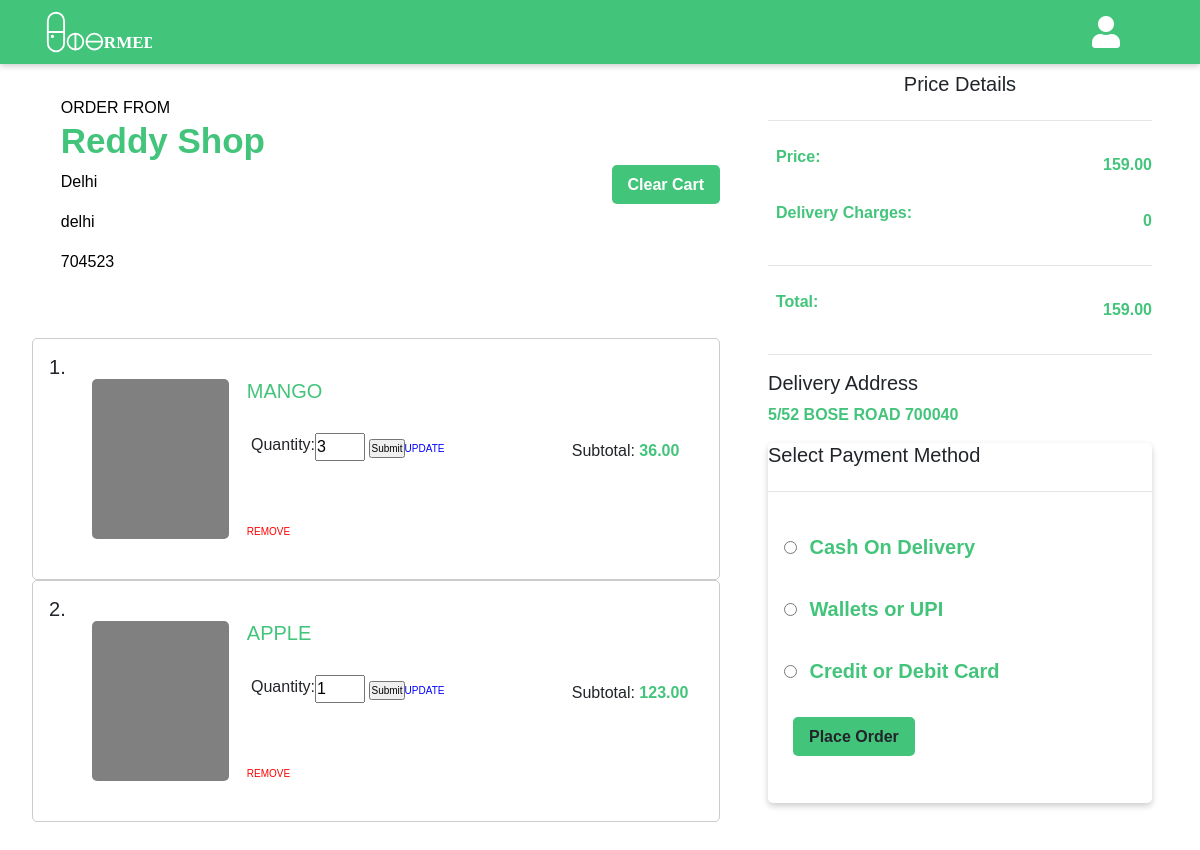
The app's page /main/3/cart with its own data.
### doormed/models.py (models this page shows, shortened)
class Register_seller(db.Model, UserMixin):
    id = db.Column(db.Integer, primary_key=True)
    name = db.Column(db.String(80), unique=True, nullable=False)
    email = db.Column(db.String(120), unique=True, nullable=False)
    password = db.Column(db.String(120),  nullable=False)
    number = db.Column(db.String(120), unique=True, nullable=False)
    address = db.Column(db.String(120),  nullable=False)
    city = db.Column(db.String(120),  nullable=False)
    state = db.Column(db.String(120),  nullable=False)
    pincode = db.Column(db.String(120),  nullable=False)
    shop_name = db.Column(db.String(120),  nullable=False)
    bio = db.Column(db.String(120),default= 'Best Shop')
    image = db.Column(db.String(120), nullable = False)
    products = db.relationship('Products', backref='shop', lazy=True, cascade="all,delete")

class Products(db.Model):
    id = db.Column(db.Integer, primary_key=True)
    name = db.Column(db.String(80), unique=False, nullable=False)
    catagory = db.Column(db.String(80), unique=False, nullable=False)
    price = db.Column(db.Numeric(10,2), nullable = False)
    mfg = db.Column(db.String(60), nullable=True)
    description = db.Column(db.Text, nullable=True)
    shop_id = db.Column(db.Integer, db.ForeignKey('register_seller.id'),nullable=False)
    pic = db.Column(db.String, nullable=False)
    cartitems = db.relationship('CartItem', backref='Product')

class CartItem(db.Model):
    id = db.Column(db.Integer,primary_key=True)
    quantity = db.Column(db.Integer, nullable = False, default = 1)
    product_id = db.Column(db.Integer, db.ForeignKey('products.id'))
    customer_id = db.Column(db.Integer, db.ForeignKey('register_user.id'))

class Register_user(db.Model, UserMixin):
    id = db.Column(db.Integer, primary_key=True)
    name = db.Column(db.String(80), unique=False, nullable=False)
    email = db.Column(db.String(120), unique=True, nullable=False)
    address = db.Column(db.String(120),  nullable=False)
    city = db.Column(db.String(80), unique=False, nullable=False)
    pincode = db.Column(db.String(10), unique=False, nullable=False)
    number = db.Column(db.String(80), unique=True, nullable=False)
    password = db.Column(db.String(120), unique=False, nullable=False)
    cartitems1 = db.relationship('CartItem', backref='Customer')

### doormed/cart/routes.py (the view)
@app.route('/main/<int:id>/cart')
def cart(id):
    items = []
    cart1 = []
    user = Register_user.query.filter_by(id=id).first()
    carts = CartItem.query.filter_by(customer_id=id).all()
    if carts:
        for cart in carts:
            item = Products.query.filter_by(id=cart.product_id).first()
            items.append(item)
            cart1.append(cart)
            shop1 = Register_seller.query.filter_by(id = item.shop_id).first()
        return render_template("carts/cart.html",user=user,carts=carts,items=zip(items,cart1), shop = shop1)
    return render_template("carts/cart.html",user=user,carts=carts,items=zip(items,cart1))

### doormed/templates/carts/cart.html (shortened to what this page needs)
{% extends 'base.html' %}
{% block header %}
    <link rel="stylesheet" href="{{url_for('static', filename = 'css/cart.css')}}">
{% endblock %}
{% block content %}
  <header>
      <img src="{{url_for('static', filename = 'images/logo.svg')}}" alt="" style="margin-left: 2rem;">
    <i class="fas fa-user fa-2x"></i>
  </header>
  <div class="main">
    {% if shop %}
    <div class="left">
 <div class="head">
  <div class="shop">
    <span>ORDER FROM <h2>{{shop.shop_name}}</h2></apan>
        <p>{{shop.address}}</p>
        <p>{{shop.city}}</p>
     <p>{{shop.pincode}}</p>
 </div>
 <div class="clear">
   <a href="/main/{{user.id}}/clearcart" style="text-decoration: none;">Clear Cart</a>
 </div>
 </div>
     <div class="carts">
        {% set ns = namespace(sub=0) %}
        {% for item,ch in items %}
<div class="cart">
  <h4 style="margin: 1rem 1rem;">{{loop.index}}.</h4>
 <div class="imgBox">
 </div>
 <div class="all">
   <div class="alls">
   <h3 style="color: #43C47B;">{{item.name}}</h3>
   <div class="btn">
    <p>Quantity:</p>
    <form method="POST" action="{{url_for('updateitem', id = user.id, id2 = ch.id)}}">
      <input type="number" value="{{ch.quantity}}" min="1" style="width: 50px" name="quantity"
      height: 27px; outline: none; font-size: 15px">
   <small style="color: blue;"> <input type="submit" placeholder="UPDATE">UPDATE</small>
        </form>
 </div>
 <small><button style="background: none; border: none; outline: none; color: red; cursor: pointer;" type="button"data-bs-toggle="modal" data-bs-target="#exampleModal-{{ item.id }}">
  REMOVE
 </button></small>
 </div>
<div class="sub">
 <p>Subtotal: <b>{{item.price * ch.quantity}}</b></p>
 {% set ns.sub = ns.sub + (item.price * ch.quantity)%}
</div>
</div>
</div>
  {% endfor %}
    </div>
  </div>
  <div class="right">
    <div class="details">
<h3 style="text-align: center; margin-top: 0.5rem;">Price Details</h3>
<hr>
<div class="box">
  <div class="price">
<p>Price: </p>
<b >{{ns.sub}}</b>
</div>
<div class="price">
<p>Delivery Charges: </p>
<b >0</b>
</div>
<hr>
<div class="price">
<p>Total:</p>
<b >{{ns.sub}}</b>
</div>
<hr>
</div>
<h3>Delivery Address</h3>
<p>{{user.address}} {{user.pincode}}</p>
    </div>
    <div class="pay">
 <h4>Select Payment Method</h4>
 <hr>
 <div class="opt">
 <input type="radio" id="cash" name="cash" value="cash">
  <label for="cash">Cash On Delivery</label><br>
  <input type="radio" id="female" name="gender" value="female">
  <label for="female">Wallets or UPI</label><br>
  <input type="radio" id="other" name="gender" value="other">
  <label for="female">Credit or Debit Card</label><br>
    </div>
    <div class="order">
    <a>Place Order</a>
    </div>
    </div>
  </div>
  {% else %}
  <h1 style="margin: auto;">Your cart is empty</h1>
  {% endif %}
  </div>
{% endblock %}

### doormed/templates/base.html (shortened to what this page needs)
<!DOCTYPE html>
<html lang="en">
<head>
    <link rel="stylesheet" href="https://stackpath.bootstrapcdn.com/bootstrap/4.5.2/css/bootstrap.min.css">
    <link rel="stylesheet" href="https://cdnjs.cloudflare.com/ajax/libs/font-awesome/5.15.3/css/all.min.css" />
    {% block header %}
    {% endblock %}
</head>
<body>
    {% block content %}
    {% endblock %}
</body>
</html>

### doormed/static/css/cart.css (style rules this page uses)
* { margin: 0; padding: 0; box-sizing: border-box; font-family: sans-serif; }
body { height: 100vh; width: 100%; position: relative; }
header { min-height: 8vh; background: #43C47B; display: flex; align-items: center; justify-content: space-between; box-shadow: 0px 2px 6px rgba(0,0,0,0.2); }
.main { min-height: 88vh; width: 100%; position: relative; display: flex; flex-direction: row; flex-wrap: wrap; }
.main .left { width: 60%; height: 92vh; position: relative; }
.main .left .head { width: 100%; min-height: 20vh; display: flex; align-items: center; justify-content: space-between; }
.main .left .shop { min-height: 20vh; max-width: 96%; color: black; padding: 1rem 1.9rem; margin-left: 1.9rem; margin-top: 1rem; }
.main .left .shop h2 { color: #43C47B; font-weight: 800; font-size: 35px; }
.main .left .carts { height: 72vh; width: 100%; padding: 1rem; margin: 1rem; overflow-y: scroll; }
.main .left .carts .cart { width: 100%; min-height: 25vh; border-radius: 5px; border: 0.2px solid rgba(0,0,0,0.2); position: relative; display: flex; }
.main .left .carts .cart .imgBox { width: 20%; min-height: 20vh; background: gray; margin: auto; padding-left: 1.5rem; border-radius: 5px; }
.main .left .carts .cart .all { width: 70%; min-height: 30vh; display: flex; flex-direction: row; align-items: center; justify-content: space-between; padding: 0.5rem; position: relative; }
.main .left .carts .cart .all .alls { height: 20vh; display: flex; flex-direction: column; justify-content: space-between; }
.main .left .carts .cart .all .alls .btn { display: flex; justify-content: space-evenly; padding: 0.2rem; }
.btn { flex-direction: row; }
.main .left .carts .cart .all .alls h2, b { color: #43C47B; }
.main .left .carts .cart .all .alls small { color: red; font-size: 10px; margin-top: 1.8rem; }
.main .left .carts .cart .all .sub { width: 30%; }
.main .right { width: 40%; height: 92vh; position: relative; }
.main .right .details { margin: auto; width: 80%; display: flex; flex-direction: column; justify-content: space-evenly; }
.main .right .details .box p { padding: 0.5rem; }
.main .right .details p { color: #43C47B; font-weight: 600; }
.right .pay { margin: auto; min-height: 45vh; width: 80%; border-radius: 5px; box-shadow: 0px 3px 6px rgb(0, 0, 0, 0.2); display: flex; flex-direction: column; }
.right .pay .opt { padding: 0.5rem; }
.order { margin-left: 25px; margin-top: 15px; }
.right .pay .opt input { margin: 1rem 0.5rem; cursor: pointer; }
.right .pay .opt label { color: #43C47B; font-size: 20px; font-weight: 600; margin: 1rem 0rem; }
a { background-color: #43C47B; color: white; font-size: 16px; border: 1px black; border-radius: 5px; padding: 0.7rem 1rem; outline: none; font-weight: 600; cursor: pointer; }
i { color: white; margin-right: 5rem; }
small { cursor: pointer; }
.price { display: flex; align-items: center; justify-content: space-between; }
.price p { font-weight: 600; }
h3, h4 { font-size: 20px; }

### records on screen
Register_seller: shop_name "Reddy Shop", address "Delhi", city "delhi", pincode "704523"
Products: name "MANGO", quantity "3", item.price*ch.quantity "36.00"
Products: name "APPLE", quantity "1", item.price*ch.quantity "123.00"
Register_user: address "5/52 BOSE ROAD", pincode "700040"

### other values on screen
{{ ns.sub }} "159.00"
